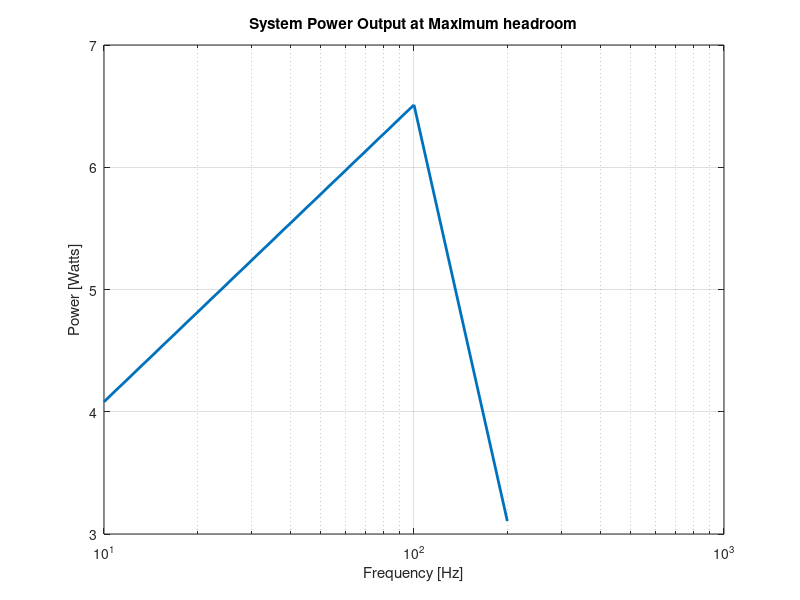

MATLAB code to generate this figure:
clear all; close all;
vSig = [2.2 5.4 5.5]; % Vpp of signal
f = [10 100 200]; % Hz
Rl = 5.412; % Load resistance including leads
iIn = [0.53 0.981 0.638]; 
Vdd = 15; % Supply Voltage
vOut = [4.70 5.936 4.10];
pOut = vOut.^2/Rl
pIn = iIn.*Vdd
eff = pOut./pIn

semilogx(f, pOut, 'LineWidth',2)
title("System Power Output at Maximum headroom")
xlabel("Frequency [Hz]")
ylabel("Power [Watts]")
grid on
